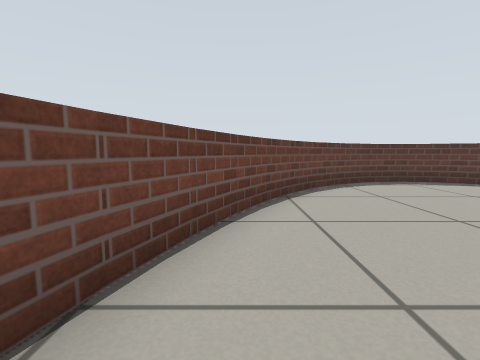
View 1 (above)

13 first-person views from a walk through a world built for the Gazebo simulator. The camera is 0.47 m above the floor, tilts 6° down and sees 85° across. The floor is counted in squares, 0.5 m on a side. Each view is taken from the middle of a square. On the plan, view 1 faces up. The plan holds only what a view shows up to about 11 squares ahead; the rest is blank. The place goes on beyond the plan.

View 2
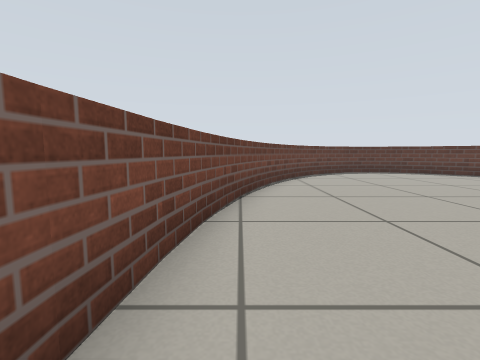

View 3
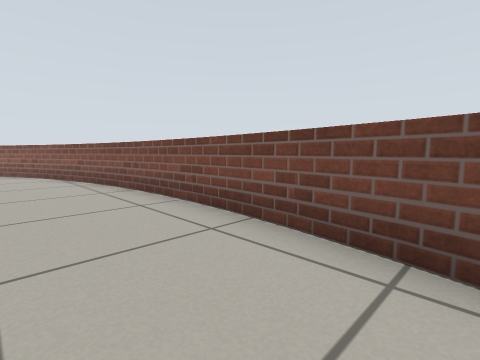

View 4
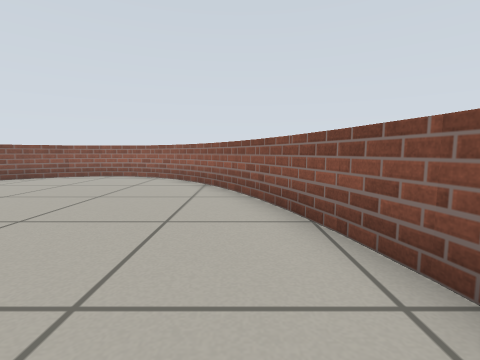

View 5
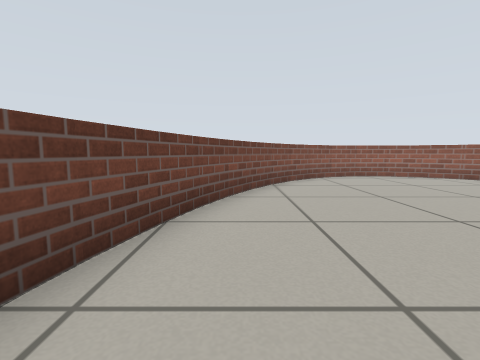

View 6
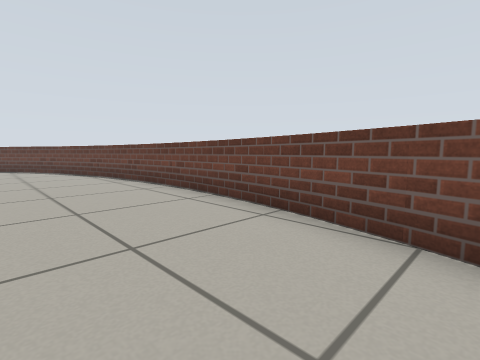

View 7
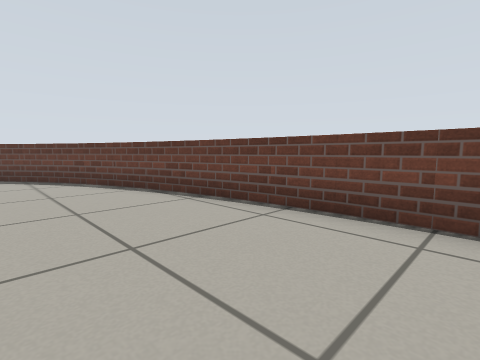

View 8
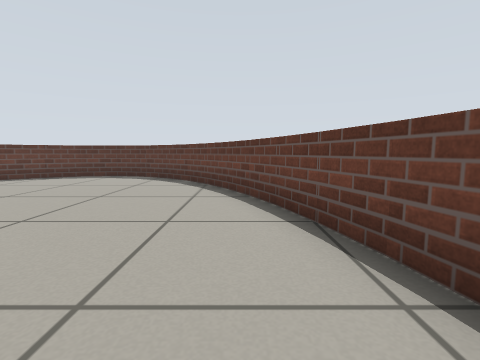

View 9
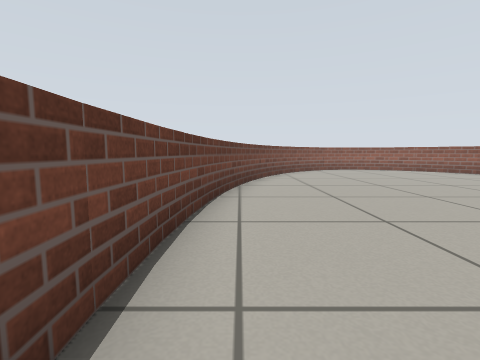

View 10
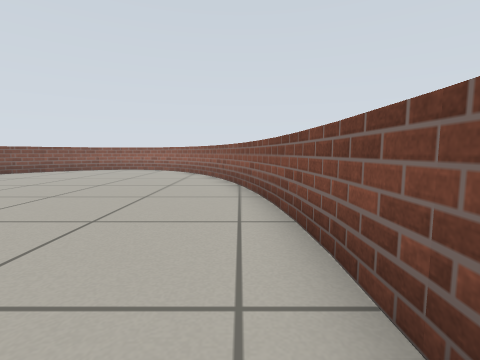

View 11
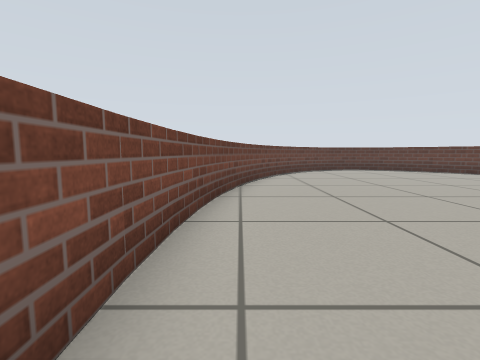

View 12
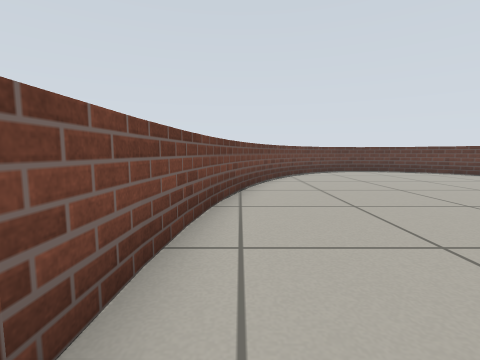

View 13
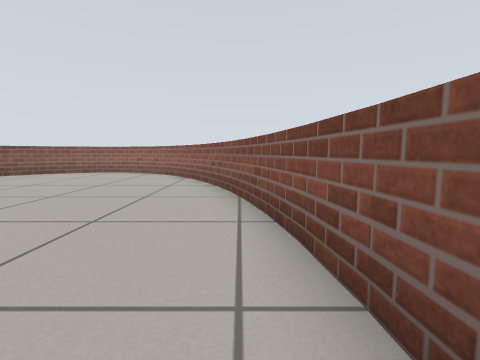

### Floor plan
Points are (right, up) in squares from view 1. A wall is a line through its corners. A room is listed if a view was taken in it or the views show most of it. See-through windows are left out.
Room 1 (views 1, 2, 3, 4, 5, 6, 7, 8, 9, 10, 11, 12, 13)
walls: (-1.8, -5.3) (-1.7, -7.8); (11.8, -2.2) (11.1, 1.5); (11.9, -5.7) (11.8, -2); (-1.7, -1.6) (-1.9, -5.4); (-1.5, -0.4) (-1.7, -1.8); (-1.7, -7.6) (-0.9, -11.2); (11.6, -8.1) (11.8, -5.6); (11, 1.4) (10.3, 3.8); (-0.6, 2.9) (-1.6, -0.6); (-0.8, -11) (0, -13.4); (10.2, 3.6) (9.7, 4.7) (9, 5.7) (8.2, 6.7); (10.7, -11.6) (11.7, -7.9); (0.4, 5.1) (-0.6, 2.8); (0.1, -13.2) (0.8, -14.4); (1.2, 6) (0.5, 5); (9.8, -13.8) (10.7, -11.4); (8.3, 6.6) (7.4, 7.4); (0.7, -14.3) (1.5, -15.4); (2, 6.9) (1.1, 5.9); (9.1, -14.7) (9.7, -13.6); (7.5, 7.4) (6.3, 8.1); (2.9, 7.6) (1.9, 6.8); (1.4, -15.3) (2.3, -16.2); (8.3, -15.6) (9.1, -14.6); (6.5, 8) (5.2, 8.4) (3.9, 8.1); (3.9, 8.2) (2.8, 7.6); (2.2, -16.1) (3.3, -16.9); (7.4, -16.4) (8.4, -15.5); (3.2, -16.8) (4.3, -17.3) (5.4, -17.3) (6.6, -17); (6.5, -17) (7.5, -16.3)

Positions as (right, up) in squares from view 1, and headings:
1: (0, 0), facing up
2: (-1, -4), facing up
3: (1, 0), facing down-left
4: (0, -7), facing down
5: (10, -7), facing down
6: (8, -11), facing up-right
7: (8, -5), facing up-right
8: (10, -2), facing up
9: (11, -3), facing down
10: (-1, -3), facing down
11: (-1, -6), facing up
12: (-1, -5), facing up
13: (-1, -5), facing down
